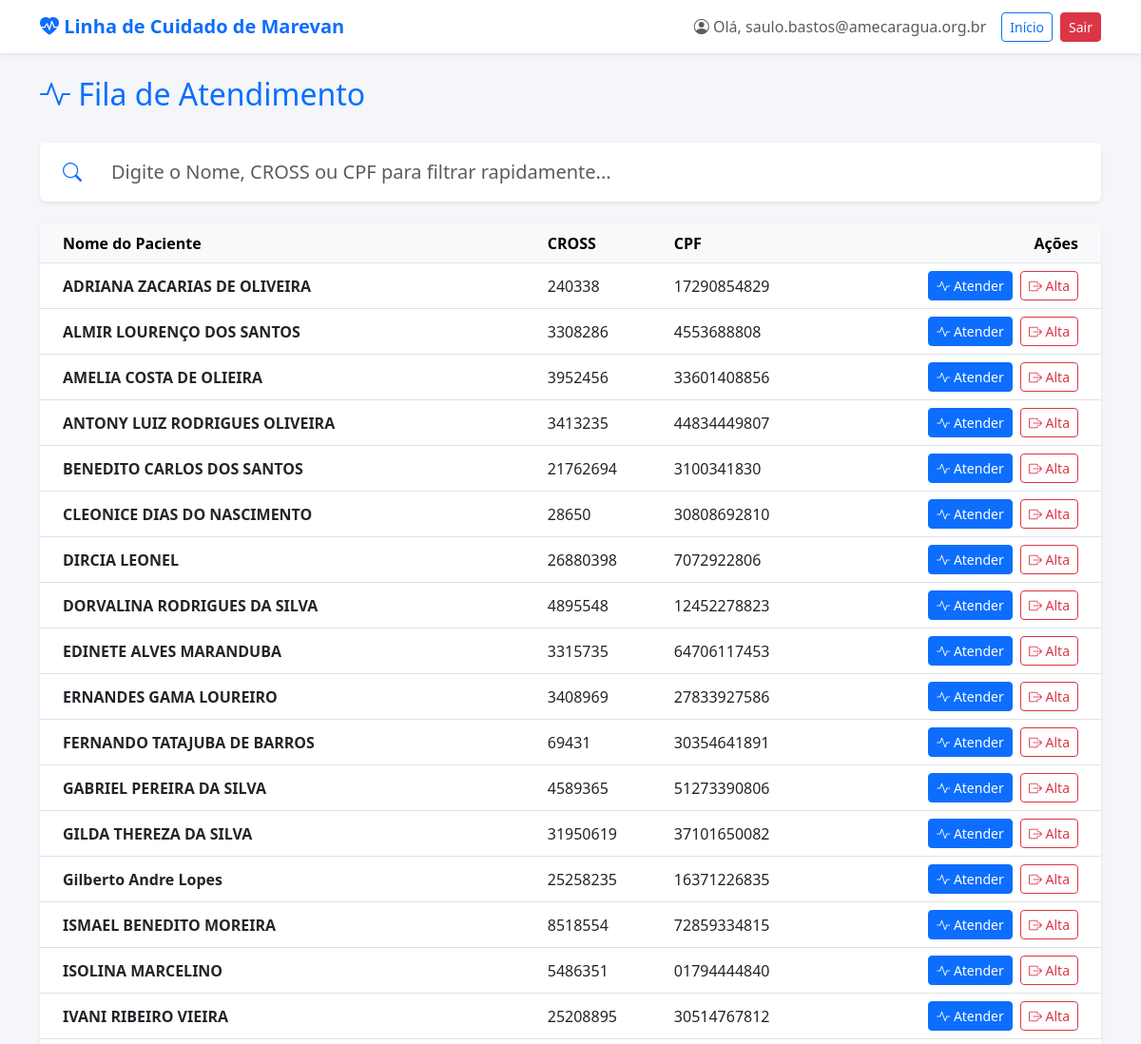
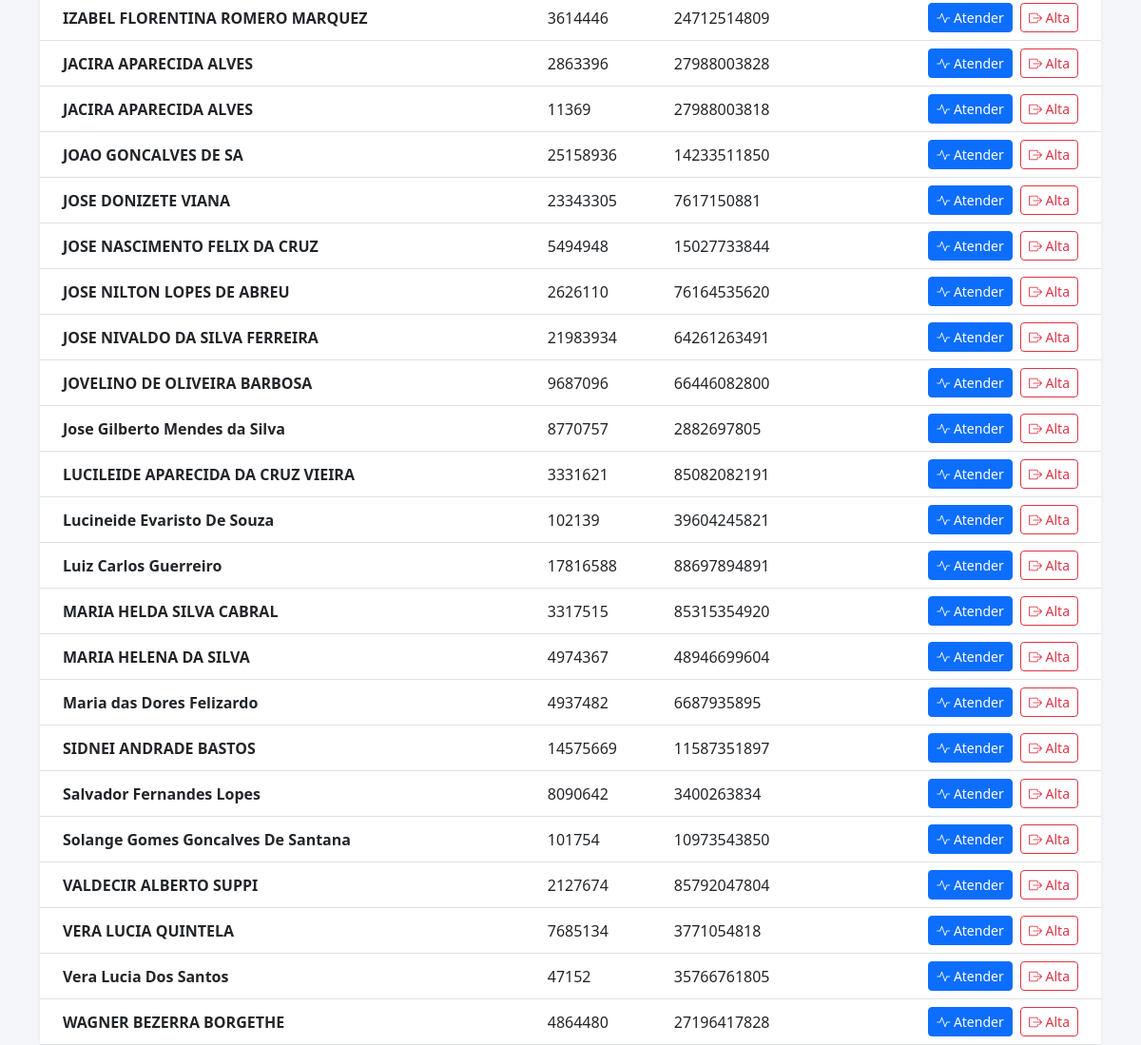
/atendimento/ (signed in), run on the app's committed database (2 pictures, top to bottom).
### core/models.py (models this page shows, shortened)
class Usuario(AbstractUser):
    mudar_senha = models.BooleanField(default=False, verbose_name="Forçar Troca de Senha")
    email_verificado = models.BooleanField(default=False, verbose_name="Email Verificado")
    TIPO_PROFISSIONAL_CHOICES = [
        ('MED', 'Médico'),
        ('ENF', 'Enfermeiro'),
        ('FAR', 'Farmacêutico'),
        ('ADM', 'Administrativo'),
    ]
    TIPO_REGISTRO_CHOICES = [('CRM', 'CRM'), ('COREN', 'COREN'), ('CRF', 'CRF')]
    tipo_profissional = models.CharField(max_length=3, choices=TIPO_PROFISSIONAL_CHOICES, null=True, blank=True)
    tipo_registro = models.CharField(max_length=10, choices=TIPO_REGISTRO_CHOICES, null=True, blank=True)
    registro_profissional = models.CharField(max_length=20, null=True, blank=True)
    drt = models.CharField(max_length=20, null=True, blank=True, verbose_name="DRT / Matrícula")

class Paciente(models.Model):
    nome = models.CharField(max_length=100)
    cross = models.IntegerField(null=True, blank=True, unique=True)
    cpf = models.CharField(max_length=11, null=True, blank=True, unique=True)
    sexo = models.IntegerField(null=True, blank=True)
    data_nascimento = models.DateField()
    municipio = models.CharField(max_length=100, null=True, blank=True)
    indicacao = models.CharField(max_length=200, null=True, blank=True)
    medico = models.CharField(max_length=100, null=True, blank=True)
    meta = models.IntegerField(null=True, blank=True)
    ativo = models.BooleanField(default=True)
    data_insercao = models.DateTimeField(default=timezone.now)
    data_alta = models.DateField(null=True, blank=True)

### core/views.py (the view)
# urls.py: path('atendimento/', views.atendimento, name='atendimento'),
@login_required
@health_team
def atendimento(request):
    paciente_id = request.GET.get('id')
    if paciente_id:
        paciente = get_object_or_404(Paciente, id=paciente_id)
        medicoes = paciente.medicoes.all().order_by('-data_medicao')
        historico_tabela = medicoes[:10]
        dados_grafico = paciente.medicoes.all().order_by('data_medicao')
        grafico_labels = [m.data_medicao.strftime('%d/%m/%Y') for m in dados_grafico]
        grafico_data = [m.valor_inr for m in dados_grafico]
        meta_min, meta_max = 2.0, 3.0
        indicacao_txt = (paciente.indicacao or "").lower()
        if 'prótese' in indicacao_txt or 'mecanica' in indicacao_txt:
            meta_min, meta_max = 2.5, 3.5
        return render(request, 'atendimento.html', {
            'paciente': paciente,
            'historico': historico_tabela,
            'grafico_labels': json.dumps(grafico_labels),
            'grafico_data': json.dumps(grafico_data),
            'meta_min': meta_min,
            'meta_max': meta_max,
        })
    else:
        pacientes = Paciente.objects.filter(ativo=True).order_by('nome')
        return render(request, 'atendimento.html', {'pacientes_lista': pacientes})

### core/templates/atendimento.html (shortened to what this page needs)
{% extends "base.html" %}
{% block content %}
{% if paciente %}
<div class="d-flex justify-content-between align-items-center mb-3">
    <h3 class="text-primary fw-bold mb-0">
        <i class="bi bi-activity"></i> Atendimento: {{ paciente.nome }}
    </h3>
    <a href="{% url 'atendimento' %}" class="btn btn-outline-secondary">
        <i class="bi bi-arrow-left"></i> Voltar à Fila
    </a>
</div>
<div class="row">
    <div class="col-md-12">
        <div class="card shadow-sm border-0 mb-3 border-start border-4 border-primary">
            <div class="card-body">
                <div class="d-flex justify-content-between align-items-start">
                    <div>
                        <span class="text-muted small">
                            <strong>CROSS:</strong> {{ paciente.cross|default:"--" }} |
                            <strong>Nasc:</strong> {{ paciente.data_nascimento|date:"d/m/Y"|default:"--" }}
                        </span>
                        <div class="mt-2">
                            <span class="badge bg-light text-dark border">Indicação: {{ paciente.indicacao|default:'Não informada' }}</span>
                            <span class="badge bg-info text-dark">Alvo: {{ meta_min }} - {{ meta_max }}</span>
                            {% if not paciente.ativo %}
                                <span class="badge bg-danger">Paciente Inativo/Alta</span>
                            {% endif %}
                        </div>
                    </div>
                </div>
            </div>
        </div>
        {% if paciente.ativo %}
        <div class="card shadow-sm border-0 mb-4 bg-light">
            <div class="card-body">
                <h5 class="card-title text-success"><i class="bi bi-plus-circle-dotted"></i> Novo Registro de INR</h5>
                <form action="{% url 'registrar_atendimento' %}" method="POST" class="row g-3 align-items-end">
                    {% csrf_token %}
                    <input type="hidden" name="paciente_id" value="{{ paciente.id }}">
                    <div class="col-md-3">
                        <label class="form-label fw-bold">Resultado INR</label>
                        <input type="number" step="0.01" name="inr" class="form-control form-control-lg border-success" required placeholder="0.00" autofocus>
                    </div>
                    <div class="col-md-7">
                        <label class="form-label">Observação / Intercorrência</label>
                        <input type="text" name="obs" class="form-control form-control-lg" placeholder="Ex: Sangramento gengival, dose esquecida...">
                    </div>
                    <div class="col-md-2">
                        <div class="d-grid">
                            <button type="submit" class="btn btn-success btn-lg"><i class="bi bi-check-circle"></i> Salvar</button>
                        </div>
                    </div>
                </form>
            </div>
        </div>
        {% endif %}
        <div class="card shadow-sm border-0 mb-4">
            <div class="card-header bg-white">
                <h5 class="mb-0 fw-bold text-secondary"><i class="bi bi-graph-up"></i> Evolução Terapêutica</h5>
            </div>
            <div class="card-body">
                <canvas id="graficoPaciente" style="max-height: 400px;"></canvas>
            </div>
        </div>
        <h6 class="text-muted ms-1">Últimos Registros</h6>
        <div class="table-responsive bg-white shadow-sm rounded mb-5">
            <table class="table table-hover mb-0 align-middle">
                <thead class="table-light">
                    <tr>
                        <th>Data</th>
                        <th>INR</th>
                        <th>Status</th>
                        <th>Profissional</th>
                        <th>Observações</th>
                    </tr>
                </thead>
                <tbody>
                    {% for med in historico %}
                    <tr>
                        <td>{{ med.data_medicao|date:"d/m/Y H:i" }}</td>
                        <td class="fw-bold">{{ med.valor_inr }}</td>
                        <td>
                            {% if med.valor_inr < meta_min %}
                                <span class="badge bg-warning text-dark">Baixo</span>
                            {% elif med.valor_inr > meta_max %}
                                <span class="badge bg-danger">Alto</span>
                            {% else %}
                                <span class="badge bg-success">Na Meta</span>
                            {% endif %}
                        </td>
                        <td><small>{{ med.usuario.get_short_name|default:"Sistema" }}</small></td>
                        <td class="text-muted small">{{ med.intercorrencia_txt|default:"-" }}</td>
                    </tr>
                    {% empty %}
                    <tr>
                        <td colspan="5" class="text-center py-4 text-muted">Nenhum histórico de INR disponível.</td>
                    </tr>
                    {% endfor %}
                </tbody>
            </table>
        </div>
    </div>
</div>
<script src="https://cdn.jsdelivr.net/npm/chart.js"></script>
<script>
    document.addEventListener('DOMContentLoaded', function() {
        const ctx = document.getElementById('graficoPaciente').getContext('2d');
        const labels = {{ grafico_labels|safe }};
        const dataInr = {{ grafico_data|safe }};
        const metaMin = {{ meta_min }};
        const metaMax = {{ meta_max }};
        const lineMin = new Array(labels.length).fill(metaMin);
        const lineMax = new Array(labels.length).fill(metaMax);
        new Chart(ctx, {
            type: 'line',
            data: {
                labels: labels,
                datasets: [
                    {
                        label: 'INR Medido',
                        data: dataInr,
                        borderColor: '#0d6efd',
                        backgroundColor: 'rgba(13, 110, 253, 0.1)',
                        borderWidth: 3,
                        pointRadius: 5,
                        pointHoverRadius: 7,
                        tension: 0.2,
                        fill: false
                    },
                    {
                        label: 'Limite Superior (' + metaMax + ')',
                        data: lineMax,
                        borderColor: 'rgba(25, 135, 84, 0.5)',
                        borderWidth: 2,
                        borderDash: [5, 5],
                        pointRadius: 0,
                        fill: false
                    },
                    {
                        label: 'Limite Inferior (' + metaMin + ')',
                        data: lineMin,
                        borderColor: 'rgba(25, 135, 84, 0.5)',
                        borderWidth: 2,
                        borderDash: [5, 5],
                        pointRadius: 0,
                        fill: { target: '-1', above: 'rgba(25, 135, 84, 0.05)' }
                    }
                ]
            },
            options: {
                responsive: true,
                maintainAspectRatio: false,
                scales: { y: { beginAtZero: false, suggestedMin: 1.0, suggestedMax: 5.0 } }
            }
        });
    });
</script>
{% else %}
<div class="d-flex justify-content-between align-items-center mb-4">
    <h2 class="text-primary"><i class="bi bi-activity"></i> Fila de Atendimento</h2>
</div>
<div class="card shadow-sm border-0 mb-4 bg-white">
    <div class="card-body p-2">
        <div class="input-group input-group-lg">
            <span class="input-group-text bg-white border-0"><i class="bi bi-search text-primary"></i></span>
            <input type="text" id="inputBusca" class="form-control border-0 shadow-none" placeholder="Digite o Nome, CROSS ou CPF para filtrar rapidamente..." onkeyup="filtrarPacientes()" autofocus>
        </div>
    </div>
</div>
<div class="card shadow-sm border-0">
    <div class="card-body p-0">
        <div class="table-responsive">
            <table class="table table-hover align-middle mb-0" id="tabelaPacientes">
                <thead class="table-light">
                    <tr>
                        <th scope="col" class="ps-4">Nome do Paciente</th>
                        <th scope="col">CROSS</th>
                        <th scope="col">CPF</th>
                        <th scope="col" class="text-end pe-4">Ações</th>
                    </tr>
                </thead>
                <tbody>
                    {% for p in pacientes_lista %}
                    <tr class="paciente-row">
                        <td class="ps-4 fw-bold">
                            <a href="{% url 'atendimento' %}?id={{ p.id }}" class="text-decoration-none text-dark">{{ p.nome }}</a>
                        </td>
                        <td class="cross-col">{{ p.cross|default:"-" }}</td>
                        <td class="cpf-col">{{ p.cpf|default:"-" }}</td>
                        <td class="text-end pe-4">
                            <a href="{% url 'atendimento' %}?id={{ p.id }}" class="btn btn-sm btn-primary me-1" title="Realizar Atendimento">
                                <i class="bi bi-activity"></i> Atender
                            </a>
                            <button class="btn btn-sm btn-outline-danger" onclick="darAlta({{ p.id }}, '{{ p.nome }}')" title="Dar Alta">
                                <i class="bi bi-box-arrow-right"></i> Alta
                            </button>
                        </td>
                    </tr>
                    {% empty %}
                    <tr>
                        <td colspan="4" class="text-center py-5 text-muted">
                            Nenhum paciente ativo no momento.
                        </td>
                    </tr>
                    {% endfor %}
                </tbody>
            </table>
        </div>
    </div>
</div>
{% endif %}
{% endblock %}

### core/templates/base.html (shortened to what this page needs)
{% load static %}
<!DOCTYPE html>
<html lang="pt-br">
<head>
    <link href="https://cdn.jsdelivr.net/npm/bootstrap@5.3.0/dist/css/bootstrap.min.css" rel="stylesheet">
    <link rel="stylesheet" href="https://cdn.jsdelivr.net/npm/bootstrap-icons@1.10.0/font/bootstrap-icons.css">
</head>
<body>
    <nav class="navbar navbar-expand-lg navbar-light bg-white shadow-sm mb-4">
    <div class="container">
        <a class="navbar-brand" href="{% url 'index' %}">
            <i class="bi bi-heart-pulse-fill"></i> Linha de Cuidado de Marevan
        </a>
        {% if user.is_authenticated %}
        <div class="d-flex align-items-center">
            <span class="text-muted me-3">
                <i class="bi bi-person-circle"></i> Olá, {{ user.get_short_name|default:user.username }}
            </span>
            <a href="{% url 'index' %}" class="btn btn-outline-primary btn-sm me-2">Início</a>
            <a href="{% url 'logout' %}" class="btn btn-danger btn-sm">Sair</a>
        </div>
        {% endif %}
    </div>
</nav>
    <div class="container">
        {% block content %}{% endblock %}
    </div>
</body>
</html>

### core/templates/base.html (style rules this page uses)
body { background-color: #f4f6f9; }
.navbar-brand { font-weight: bold; color: #0d6efd !important; }

### data on the page
Usuario: get_short_name "saulo.bastos@amecaragua.org.br"
Paciente: nome "ADRIANA ZACARIAS DE OLIVEIRA", cross "240338", cpf "17290854829"
Paciente: nome "ALMIR LOURENÇO DOS SANTOS", cross "3308286", cpf "4553688808"
Paciente: nome "AMELIA COSTA DE OLIEIRA", cross "3952456", cpf "33601408856"
Paciente: nome "ANTONY LUIZ RODRIGUES OLIVEIRA", cross "3413235", cpf "44834449807"
Paciente: nome "BENEDITO CARLOS DOS SANTOS", cross "21762694", cpf "3100341830"
Paciente: nome "CLEONICE DIAS DO NASCIMENTO", cross "28650", cpf "30808692810"
Paciente: nome "DIRCIA LEONEL", cross "26880398", cpf "7072922806"
Paciente: nome "DORVALINA RODRIGUES DA SILVA", cross "4895548", cpf "12452278823"
Paciente: nome "EDINETE ALVES MARANDUBA", cross "3315735", cpf "64706117453"
Paciente: nome "ERNANDES GAMA LOUREIRO", cross "3408969", cpf "27833927586"
Paciente: nome "FERNANDO TATAJUBA DE BARROS", cross "69431", cpf "30354641891"
Paciente: nome "GABRIEL PEREIRA DA SILVA", cross "4589365", cpf "51273390806"
Paciente: nome "GILDA THEREZA DA SILVA", cross "31950619", cpf "37101650082"
Paciente: nome "Gilberto Andre Lopes", cross "25258235", cpf "16371226835"
Paciente: nome "ISMAEL BENEDITO MOREIRA", cross "8518554", cpf "72859334815"
Paciente: nome "ISOLINA MARCELINO", cross "5486351", cpf "01794444840"
Paciente: nome "IVANI RIBEIRO VIEIRA", cross "25208895", cpf "30514767812"
Paciente: nome "IZABEL FLORENTINA ROMERO MARQUEZ", cross "3614446", cpf "24712514809"
Paciente: nome "JACIRA APARECIDA ALVES", cross "2863396", cpf "27988003828"
Paciente: nome "JACIRA APARECIDA ALVES", cross "11369", cpf "27988003818"
Paciente: nome "JOAO GONCALVES DE SA", cross "25158936", cpf "14233511850"
Paciente: nome "JOSE DONIZETE VIANA", cross "23343305", cpf "7617150881"
Paciente: nome "JOSE NASCIMENTO FELIX DA CRUZ", cross "5494948", cpf "15027733844"
Paciente: nome "JOSE NILTON LOPES DE ABREU", cross "2626110", cpf "76164535620"
Paciente: nome "JOSE NIVALDO DA SILVA FERREIRA", cross "21983934", cpf "64261263491"
Paciente: nome "JOVELINO DE OLIVEIRA BARBOSA", cross "9687096", cpf "66446082800"
Paciente: nome "Jose Gilberto Mendes da Silva", cross "8770757", cpf "2882697805"
Paciente: nome "LUCILEIDE APARECIDA DA CRUZ VIEIRA", cross "3331621", cpf "85082082191"
Paciente: nome "Lucineide Evaristo De Souza", cross "102139", cpf "39604245821"
Paciente: nome "Luiz Carlos Guerreiro", cross "17816588", cpf "88697894891"
Paciente: nome "MARIA HELDA SILVA CABRAL", cross "3317515", cpf "85315354920"
Paciente: nome "MARIA HELENA DA SILVA", cross "4974367", cpf "48946699604"
Paciente: nome "Maria das Dores Felizardo", cross "4937482", cpf "6687935895"
Paciente: nome "SIDNEI ANDRADE BASTOS", cross "14575669", cpf "11587351897"
Paciente: nome "Salvador Fernandes Lopes", cross "8090642", cpf "3400263834"
Paciente: nome "Solange Gomes Goncalves De Santana", cross "101754", cpf "10973543850"
Paciente: nome "VALDECIR ALBERTO SUPPI", cross "2127674", cpf "85792047804"
Paciente: nome "VERA LUCIA QUINTELA", cross "7685134", cpf "3771054818"
Paciente: nome "Vera Lucia Dos Santos", cross "47152", cpf "35766761805"
Paciente: nome "WAGNER BEZERRA BORGETHE", cross "4864480", cpf "27196417828"
